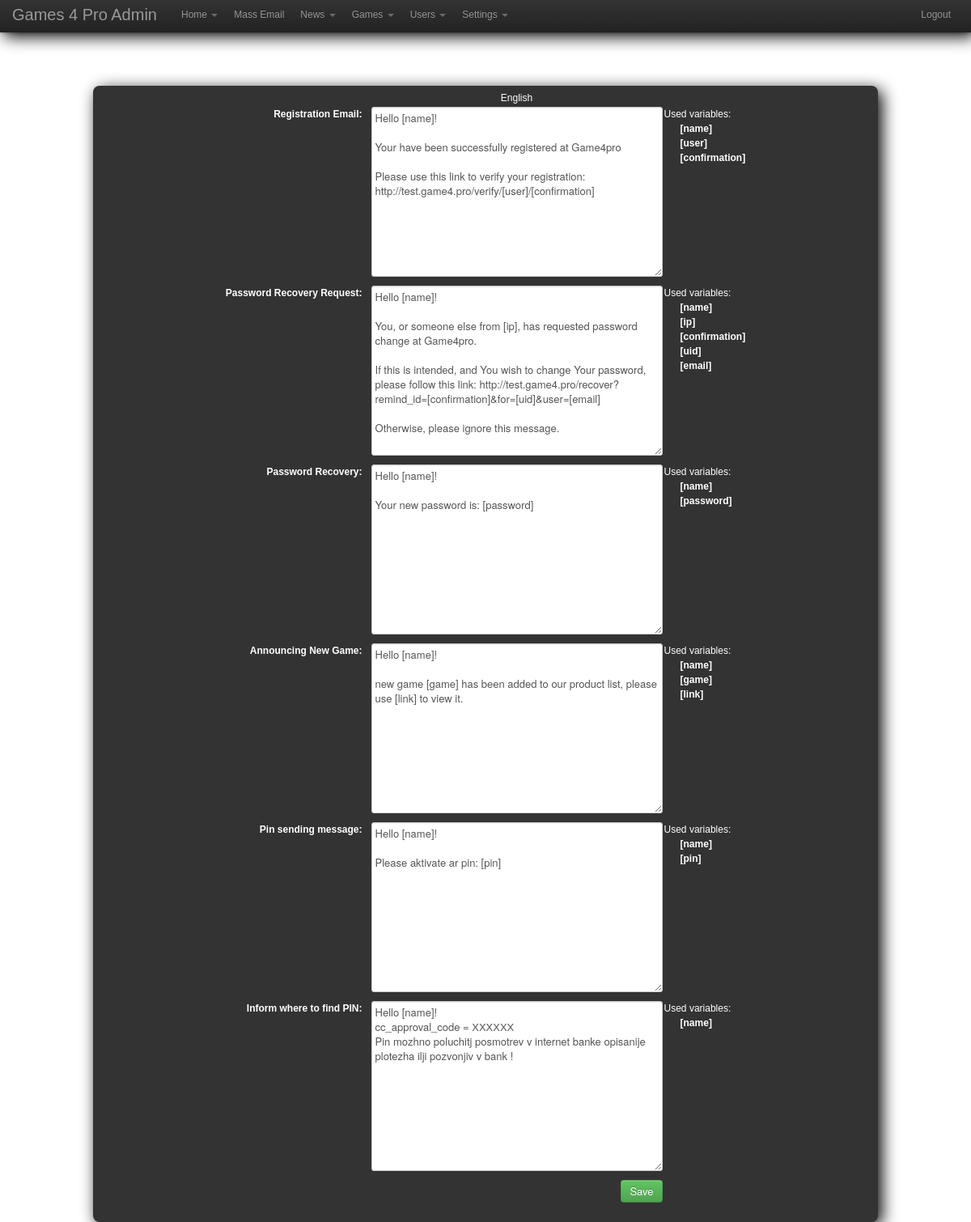
The app's page /admin/settings/email_translation (signed in) with its own data.
### tables this page shows
CREATE TABLE IF NOT EXISTS `translation_emails` (
  `id` int(11) NOT NULL AUTO_INCREMENT,
  `subject_en` varchar(255) NOT NULL,
  `subject_ru` varchar(255) NOT NULL,
  `message_en` text NOT NULL,
  `message_ru` text NOT NULL,
  `modifiers` text NOT NULL,
  `headers` text NOT NULL,
  `identify` varchar(255) NOT NULL,
  `message_for` varchar(255) NOT NULL,
  UNIQUE KEY `id` (`id`)
);

### admin/includes/config.php (called while the page is built, shortened)
<?
$mysql['db']='game4pro_site';
$mysql['host']='localhost';
$mysql['user']='game4pro_user';
$mysql['pass']='16sTaQut1P0S';
include getcwd()."/includes/sql.inc.php";

### admin/includes/sql.inc.php (called while the page is built, shortened)
<?
class sql_mysql extends sql_dummy {
 var $row,$cur_row,$cur_col;
 function sql_mysql(){
  $this->handle=0;
  $this->row=0;
 }
 function connect($db,$host="localhost",$user="foto",$pass="otof"){
  if(!($this->handle=mysql_connect($host,$user,$pass)))return perror('connect');
  return true;
 }
 function query($query){
  if(!$this->cursor=mysql_query($query,$this->handle))return $this->perror('query('.$this->errstr().'): '.$query);
  return true;
 }
 function get_row($index=-1){
  $this->cur_col=0;
  if($this->row=mysql_fetch_row($this->cursor))return true;
  return false;
 }
 function get_col($index=-1){
  $out=htmlspecialchars_decode($this->row[$this->cur_col]);
  $this->cur_col++;
  return $out;
 }
}
function db_conn($t=''){
 global ${'sql'.$t},$mysql;
 return ${'sql'.$t};
}
$sql=db_conn();
?>

### admin/includes/output/settings/direct.php (called while the page is built, shortened)
<?
if($_GET['x']=='settings/email_translation') {
  include getcwd()."/includes/output/settings/emails.php";
}
?>

### admin/includes/output.php (called while the page is built, shortened)
<?
$jses=Array('games','users','news','slider','settings','disclaimers','contacts' => 'disclaimers', 'preorders');
foreach($jses as $k => $val) {
  if(is_numeric($k)) { $k = $val; }
}
if($_GET['x']=='sendmail') {
  include getcwd()."/includes/output/sendMail.php";
} elseif($_GET['x']=='games/list') {
  include getcwd()."/includes/output/list.php";
} elseif($_GET['x']=='games/add' || preg_match("/games\/edit\/([0-9]+)$/",$_GET['x'],$fnd)) {
  include getcwd()."/includes/output/selections.php";
  include getcwd()."/includes/output/addoredit.php";
} elseif(preg_match("/games\/view\/([0-9]+)$/",$_GET['x'],$fnd)) {
  $show=true;
  include getcwd()."/includes/output/selections.php";
  include getcwd()."/includes/output/overview.php";
} elseif($_GET['x']=='games/getList') {
  include getcwd()."/includes/output/createGameList.php";
  echo json_encode($result);
  exit();
} elseif($_GET['x']=='news/add' || preg_match("/news\/edit\/([0-9]+)$/",$_GET['x'],$fnd)) {
  include getcwd()."/includes/output/newsSel.php";
  include getcwd()."/includes/output/newsAdd.php";
} elseif($_GET['x']=='news/remove') {
  $id=spliti("_",$_POST['id']);
  $sql->query("delete from news where id='{$id[1]}'");
  echo json_encode(array("success" => true, 'msg' => $id[1]));
  exit();
} elseif($_GET['x']=='news/getList') {
  include getcwd()."/includes/output/createNewsList.php";
} elseif($_GET['x']=='news/list') {
  include getcwd()."/includes/output/newsList.php";
} elseif($_GET['x']=='news/view' || preg_match("/news\/view\/([0-9]+)$/",$_GET['x'],$fnd)) {
  include getcwd()."/includes/output/newsSel.php";
  include getcwd()."/includes/output/newsView.php";
} elseif(preg_match("/games\/codes\/([0-9]+)$/",$_GET['x'],$fnd)) {
  include getcwd()."/includes/output/codes.php";
} elseif(preg_match("/games\/addCodes\/([0-9]+)$/",$_GET['x'],$fnd)) {
  include getcwd()."/includes/actions/codes.php";
} elseif($_GET['x']=='games/codes/remove') {
  include getcwd()."/includes/actions/codes.php";
} elseif(preg_match("/games\/getCodeList\/([0-9]+)$/",$_GET['x'],$fnd)) {
  include getcwd()."/includes/output/codesList.php";
} elseif($_GET['x']=='games/codes/upload') {
  include getcwd()."/includes/actions/codes.php";
} elseif($_GET['x']=="slider/edit") {
  include getcwd()."/includes/output/sliderEdit.php";
} elseif($_GET['x']=='slider/action/save') {
  include getcwd()."/includes/actions/slider.php";
  exit();
} elseif($_GET['x']=='slider/getPoints') {
  if(preg_match('/^\d+$/',$_POST['id'])) {
    echo get_reply("select points from games where id='{$_POST['id']}'");
  }
  exit();
} elseif($_GET['x']=='games/remove' && $_POST['id']) {
  $id=spliti("_",$_POST['id']);
  $sql->query("delete from games where id='{$id[1]}'");
  echo json_encode(Array("removed" => $id[1]));
  exit();
} elseif(preg_match("/settings/",$_GET['x'])) {
  include getcwd()."/includes/output/settings/direct.php";
} elseif($_GET['x']=='users') {
  include getcwd()."/includes/output/users.php";
} elseif($_GET['x']=='disclaimers') {
  include getcwd()."/includes/output/disclaimers.php";
} elseif($_GET['x']=='contacts') {
  include getcwd()."/includes/output/contacts.php";
} elseif($_GET['x']=='preorders') {
  include getcwd()."/includes/output/preorders.php";
}
?>

### admin/includes/output/settings/emails.php (the view)
<?
$sql->query("select message_en,message_ru,identify,modifiers,message_for from translation_emails order by id asc");
while($sql->get_row()) {
  $m_en=$sql->get_col();
  $m_ru=$sql->get_col();
  $id=$sql->get_col();
  $mods=json_decode($sql->get_col());
  $msg=$sql->get_col();
  $vars="";
  foreach($mods as $k => $v) {
    $vars.="<strong style='padding-left:20px;'>[$k]</strong> <br />";
  }
  $transl.="
    <tr>
      <td style='color:white;vertical-align:top;padding-right:10px;font-weight:bold;'>$msg:</td>
      <td><textarea style='width:350px;height:100%;min-height:200px;' name=\"{$id}[en]\">$m_en</textarea></td>
      <td style='vertical-align:top;color:white;text-align:left;'>Used variables:<br />$vars</td>
    </tr>
  ";
}
$contents="
    <div class='shadow box content' style='position:relative'>
      <form method='post' id='translation'>
        <table style='margin:auto;'>
          <tr>
            <td></td>
            <td style='color:white;text-align:center;'>English</td>
          </tr>
          $transl
          <tr>
            <td colspan='2'><button class='btn btn-success' />Save</button></td>
          </tr>
        </table>
      </form>
    </div>
";
?>

### admin/css/adminpanel.css (style rules this page uses)
body, html, head { font-size: 12px; font: Arial; font-family: Arial, Verdana; width: 100%; height: 100%; text-align: center; }
div, td { font-size:12px; }
.filters, .content { width:80%; margin:auto; }
.content { margin-top:10px; }
.box { -webkit-border-radius: 8px; -moz-border-radius: 8px; border-radius: 8px; background: #333; padding: 5px; }
.shadow { -moz-box-shadow: 5px 5px 20px #000; -webkit-box-shadow: 5px 5px 20px #000; box-shadow: 5px 5px 20px #000; -ms-filter: "progid:DXImageTransform.Microsoft.Shadow(Strength=20, Direction=135, Color='#000000')"; filter: progid:DXImageTransform.Microsoft.Shadow(Strength=20, Direction=135, Color='#000000'); }
tr td:first-child { text-align:right; }

### records on screen
translation_emails: message_for "Registration Email", identify+message_en "Hello [name]! Your have been successfully registered at Game4pro Please use this link to verify your registration: http://test.game4.pro/verify/[user]/[confirmation]"
translation_emails: message_for "Password Recovery Request", identify+message_en "Hello [name]! You, or someone else from [ip], has requested password change at Game4pro. If this is intended, and You wish to change Your password, please follow this link: http://test.game4.pro/recover?remind_id=[confirmation]&for=[uid]&user=[email] Otherwise, please ignore this message."
translation_emails: message_for "Password Recovery", identify+message_en "Hello [name]! Your new password is: [password]"
translation_emails: message_for "Announcing New Game", identify+message_en "Hello [name]! new game [game] has been added to our product list, please use [link] to view it."
translation_emails: message_for "Pin sending message", identify+message_en "Hello [name]! Please aktivate ar pin: [pin]"
translation_emails: message_for "Inform where to find PIN", identify+message_en "Hello [name]! cc_approval_code = ХХХХХХ Pin mozhno poluchitj posmotrev v internet banke opisanije plotezha ilji pozvonjiv v bank !"

### other values on screen
$k "name"
$k "user"
$k "confirmation"
$k "ip"
$k "uid"
$k "email"
$k "password"
$k "game"
$k "link"
$k "pin"
